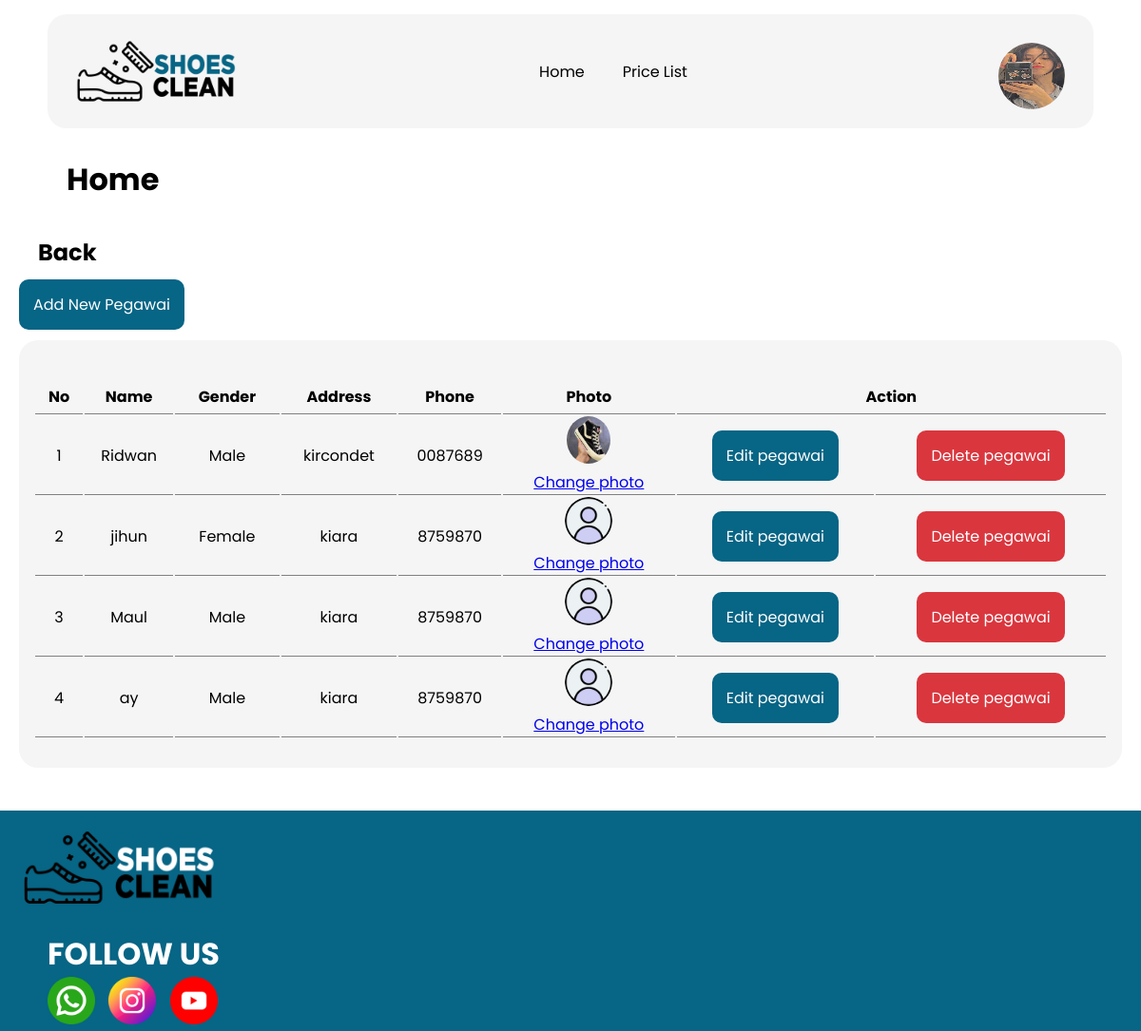
/read_pegawai.php (signed in), run on the app's committed database.
### tables this page shows
CREATE TABLE `user` (
  `userid` int(50) NOT NULL,
  `username` varchar(100) NOT NULL,
  `password_user` varchar(255) NOT NULL,
  `usertype` varchar(50) NOT NULL,
  `fullname` varchar(100) NOT NULL,
  `userphoto` varchar(225) NOT NULL DEFAULT 'default.png'
);

CREATE TABLE `pegawai` (
  `id_pegawai` int(50) NOT NULL,
  `nama_pegawai` varchar(100) NOT NULL,
  `gender_pegawai` varchar(100) NOT NULL,
  `alamat_pegawai` varchar(200) NOT NULL,
  `phone_pegawai` varchar(150) NOT NULL,
  `photo_pegawai` varchar(225) NOT NULL DEFAULT 'default.png'
);

### read_pegawai.php (the view, shortened to what this page needs)
<!DOCTYPE html>
<html lang="en">
<head>
    <link rel="stylesheet" href="css/style.css">
</head>
<body>
    <div class="container">
        <div class="header">
            <div class="navbar">
                    <img class="logo" src="assets/logo.png">
                    <ul>
                        <li class="list"><a href="index.php">Home</a></li>
                        <li class="list"><a href="pricelist.php">Price List</a></li>
                    </ul>
                    <?php
                    include "connection.php";
                    $query = "SELECT * FROM user WHERE userid= '$_SESSION[userid]'";
                    $user = mysqli_query($db_connection, $query);
                    $data = mysqli_fetch_assoc($user);
                    ?>
                    <a href="change_photo.php">
                        <img class="profile" src="upload/user/<?= $data['userphoto']; ?>">
                    </a>
            </div>
        </div>
        <div class="content">
            <h1 class="title">Home</h1>
            <br>
        <?php if ($_SESSION['usertype'] == 'Admin') { ?>
        <div class="container-card-c">
        <h2 class="title-back"><a href="index.php">Back</a></h2>
        <br>
        <p><a href="add_pegawai.php" class="btn-end">Add New Pegawai</a></p>
            <br>
            <table class="table-content">
                <tr>
                    <th>No</th>
                    <th>Name</th>
                    <th>Gender</th>
                    <th>Address</th>
                    <th>Phone</th>
                    <th>Photo</th>
                    <th colspan="2">Action</th>
                </tr>
                <?php
                    include "connection.php";
                    $query = "SELECT * FROM pegawai";
                    $doctors = mysqli_query($db_connection, $query);
                    $i=1;
                    foreach ($doctors as $data) :
                ?>
                <tr>
                    <td><?php echo $i++; ?></td>
                    <td><?php echo $data['nama_pegawai']; ?></td>
                    <td><?php echo $data['gender_pegawai']; ?></td>
                    <td><?=  $data['alamat_pegawai']; ?></td>
                    <td><?=  $data['phone_pegawai']; ?></td>
                    <td><img src="upload/pegawai/<?=$data['photo_pegawai']; ?>" widht="50" height="50" style="border-radius: 50%;"><br>
                    <a href="photo_pegawai.php?id=<?=$data['id_pegawai']?>">Change photo</a>
                </td>
                    <td><p><a href="edit_pegawai.php?id=<?=$data['id_pegawai']?>" class="btn-end">Edit pegawai</a></p></td>
                    <td><p><a href="delete_pegawai.php?id=<?=$data['id_pegawai']?>"onclick= "return confirm('Are you sure?')" class="btn-del">Delete pegawai</a></p></td>
                </tr>
                <?php endforeach; ?>
            </table>
            </div>
            <?php } ?>
        <br>
        </div>
    </div>
    <footer>
            <img class="logo-footer" src="assets/logo2.png">
        <div class="follow">
            <h1>FOLLOW US</h1>
            <div class="sosmed">
                <img src="assets/whatsapp (1).png" class="img-footer">
                <img src="assets/instagram.png" class="img-footer">
                <img src="assets/youtube (1).png" class="img-footer">
            </div>
        </div>
    </footer>
</body>
</html>

### css/style.css (style rules this page uses)
* { margin: 0; padding: 0; }
html { font-family: 'Poppins', sans-serif; }
.container { width: 100%; height: 100%; }
.header { position: sticky; width: 100%; padding-top: 15px; justify-content: center; }
.navbar { padding: 10px; display: flex; justify-content: space-evenly; top: 50px; width: 90%; height: 100px; margin: auto; border-radius: 20px; background-color: #f5f5f5; }
.navbar ul { display: flex; width: 100%; height: 100%; object-fit: cover; justify-content: center; align-items: center; border-radius: 10px; }
.navbar .list { font-family: 'Poppins'; text-decoration: none; list-style-type: none; transition-delay: .1s; border-radius: 10px; transition: .5s ease-in-out; }
.navbar a { padding: 15px; margin: 5px; text-decoration: none; color: black; transition: .5s ease-in-out; border-radius: 10px; }
.btn-end { width: 70px; height: 20px; padding: 15px; text-decoration: none; color: #fff; background-color: #076585; transition: .5s ease-in-out; border-radius: 10px; text-align: center; }
.btn-del { width: 70px; height: 20px; padding: 15px; text-decoration: none; color: #fff; background-color: #da363e; transition: .5s ease-in-out; border-radius: 10px; text-align: center; }
.navbar .profile { margin: auto; border-radius: 50%; width: 70px; height: 70px; align-items: center; }
.content { height: 100%; padding: 20px; }
.title { margin: 10px 50px; }
.table-content { width: 100%; background-color: #f5f5f5; border-radius: 20px; padding: 40px 15px; padding-bottom: 30px; max-height: 750px; text-align: center; margin: auto; }
.table-content th { padding: 5px; border-bottom: 1px solid grey; align-items: center; }
.table-content td { border-bottom: 1px solid grey; }
.title-back a { padding: 15px; margin: 5px; text-decoration: none; color: black; transition: .5s ease-in-out; border-radius: 10px; }
footer { width: 100%; height: 100%; background-color: #076585; }
.logo-footer { width: 20%; }
.follow { margin-left: 50px; color: #fff; }
.img-footer { width: 50px; margin-right: 10px; }

### data on the page
user: userphoto (picture)
pegawai: nama_pegawai "Ridwan", gender_pegawai "Male", alamat_pegawai "kircondet", phone_pegawai "0087689", photo_pegawai (picture)
pegawai: nama_pegawai "jihun", gender_pegawai "Female", alamat_pegawai "kiara", phone_pegawai "8759870", photo_pegawai (placeholder picture)
pegawai: nama_pegawai "Maul", gender_pegawai "Male", alamat_pegawai "kiara", phone_pegawai "8759870", photo_pegawai (placeholder picture)
pegawai: nama_pegawai "ay", gender_pegawai "Male", alamat_pegawai "kiara", phone_pegawai "8759870", photo_pegawai (placeholder picture)
